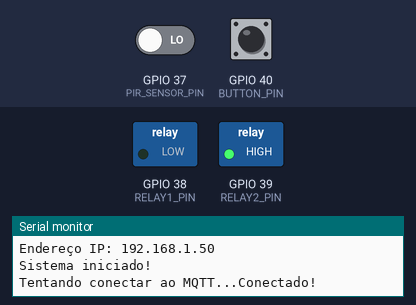
The sketch below on a simulated ESP32. On the bench: switched loads named in the sketch (green lamp = pin HIGH), the last lines printed to the serial monitor. The test bench sets the inputs (shaded band); at power-on: GPIO 37 (PIR_SENSOR_PIN) LOW, GPIO 40 (BUTTON_PIN) HIGH. WiFi joins after 1.5 s; servers stay silent unless stated; no MQTT or app messages arrive unless stated.

Above: at 3.2 s.
3.3 s: GPIO 37 (PIR_SENSOR_PIN) driven HIGH
At 4.3 s:
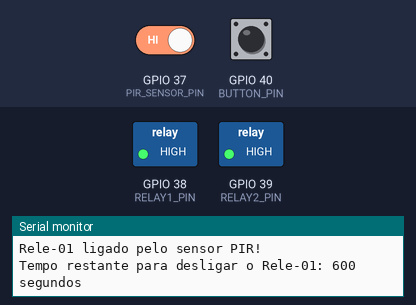
4.8 s: GPIO 40 (BUTTON_PIN) pulled LOW for 0.15 s
Timing chart, 0 to 7.8 s (numbered marks = the images above; inputs shaded):
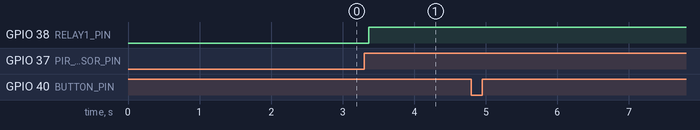

Measured:
- after the input at 3.3 s, GPIO 38 (RELAY1_PIN): LOW → HIGH after 0.07 s

The sketch:

codigofull.ino
```cpp
#include <WiFi.h>
#include <PubSubClient.h>

// Configurações de rede Wi-Fi
const char* ssid = "SEU_SSID";
const char* password = "SUA_SENHA_WIFI";

// Configurações do MQTT
const char* mqtt_server = "SEU_SERVIDOR_MQTT";
const int mqtt_port = 1883; // Porta padrão MQTT
const char* mqtt_user = "SEU_USUARIO_MQTT";
const char* mqtt_password = "SUA_SENHA_MQTT";
const char* topic_status = "esp32/status";
const char* topic_relay1 = "esp32/relay1";

WiFiClient espClient;
PubSubClient client(espClient);

#define BUTTON_PIN 40     // Botão 01
#define RELAY1_PIN 38     // Rele-01
#define RELAY2_PIN 39     // Rele-02
#define PIR_SENSOR_PIN 37 // Sensor PIR

unsigned long lastMotionTime = 0;
unsigned long lastCheckTime = 0;
const unsigned long checkInterval = 10 * 60 * 1000; // 10 minutos
const unsigned long countdownInterval = 1000; // Atualização do tempo restante (1 segundo)

bool relay1State = false; // Estado do Rele-01
bool lastButtonState = HIGH;
unsigned long timeRemaining = checkInterval;

// Função para conectar ao Wi-Fi
void setup_wifi() {
  delay(10);
  Serial.println();
  Serial.print("Conectando-se ao Wi-Fi: ");
  Serial.println(ssid);
  WiFi.begin(ssid, password);

  while (WiFi.status() != WL_CONNECTED) {
    delay(1000);
    Serial.print(".");
  }

  Serial.println();
  Serial.println("Wi-Fi conectado!");
  Serial.print("Endereço IP: ");
  Serial.println(WiFi.localIP());
}

// Função para reconectar ao MQTT caso desconecte
void reconnect() {
  while (!client.connected()) {
    Serial.print("Tentando conectar ao MQTT...");
    if (client.connect("ESP32Client", mqtt_user, mqtt_password)) {
      Serial.println("Conectado!");
      client.publish(topic_status, "ESP32 conectado ao servidor MQTT!");
    } else {
      Serial.print("Falha, rc=");
      Serial.print(client.state());
      Serial.println(" Tentando novamente em 5 segundos...");
      delay(5000);
    }
  }
}

void setup() {
  // Configuração dos pinos
  pinMode(BUTTON_PIN, INPUT_PULLUP);
  pinMode(RELAY1_PIN, OUTPUT);
  pinMode(RELAY2_PIN, OUTPUT);
  pinMode(PIR_SENSOR_PIN, INPUT);

  digitalWrite(RELAY1_PIN, LOW);
  digitalWrite(RELAY2_PIN, HIGH); // Rele-02 sempre ligado

  Serial.begin(115200);
  Serial.println("Iniciando...");

  setup_wifi(); // Conecta ao Wi-Fi
  client.setServer(mqtt_server, mqtt_port); // Configura o servidor MQTT

  Serial.println("Sistema iniciado!");
}

void loop() {
  if (!client.connected()) {
    reconnect(); // Reconecta ao MQTT se necessário
  }
  client.loop();

  unsigned long currentTime = millis();

  // Leitura do botão
  bool currentButtonState = digitalRead(BUTTON_PIN);
  if (currentButtonState == LOW && lastButtonState == HIGH) {
    relay1State = !relay1State;
    digitalWrite(RELAY1_PIN, relay1State ? HIGH : LOW);
    Serial.print("Rele-01 ");
    Serial.println(relay1State ? "ligado!" : "desligado!");

    // Publica o estado do Rele-01 no MQTT
    client.publish(topic_relay1, relay1State ? "ligado" : "desligado");

    if (relay1State) {
      lastMotionTime = currentTime;
      timeRemaining = checkInterval;
    }
  }
  lastButtonState = currentButtonState;

  // Leitura do sensor PIR
  bool pirState = digitalRead(PIR_SENSOR_PIN);
  if (pirState == HIGH) {
    lastMotionTime = currentTime;
    timeRemaining = checkInterval;

    if (!relay1State) {
      relay1State = true;
      digitalWrite(RELAY1_PIN, HIGH);
      Serial.println("Rele-01 ligado pelo sensor PIR!");
      client.publish(topic_relay1, "ligado pelo PIR");
    }
  }

  // Atualiza a contagem regressiva
  if (relay1State) {
    timeRemaining = checkInterval - (currentTime - lastMotionTime);
    unsigned long secondsRemaining = timeRemaining / 1000;

    if (currentTime - lastCheckTime >= countdownInterval) {
      lastCheckTime = currentTime;
      Serial.print("Tempo restante para desligar o Rele-01: ");
      Serial.print(secondsRemaining);
      Serial.println(" segundos");

      // Publica o tempo restante no MQTT
      char msg[50];
      snprintf(msg, 50, "Tempo restante: %lu segundos", secondsRemaining);
      client.publish(topic_status, msg);
    }

    if (timeRemaining <= 0) {
      relay1State = false;
      digitalWrite(RELAY1_PIN, LOW);
      Serial.println("Rele-01 desligado por inatividade!");
      client.publish(topic_relay1, "desligado por inatividade");
    }
  }

  digitalWrite(RELAY2_PIN, HIGH); // Rele-02 sempre ligado

  delay(100);
}
```
